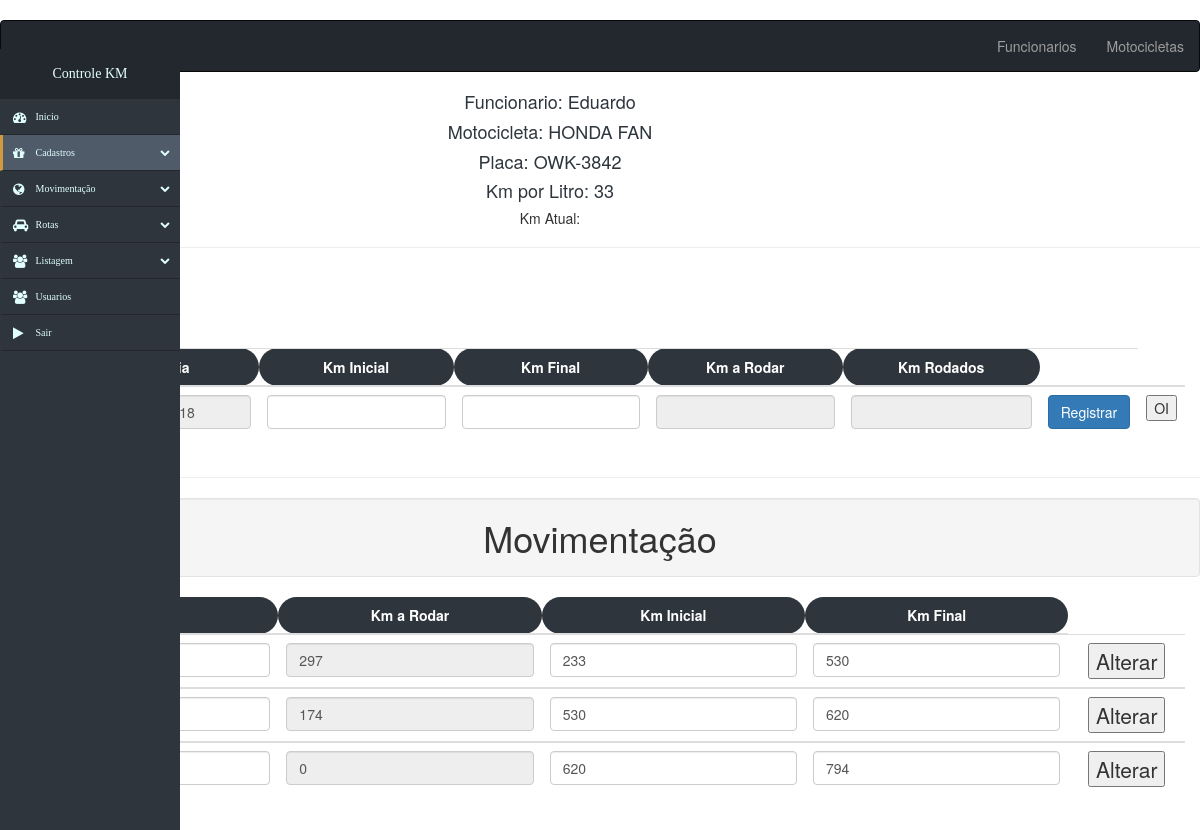
/servicos&id=2, run on the app's committed database.
### tables this page shows
CREATE TABLE `tblfuncionario` (
  `id` int(11) NOT NULL,
  `nome` varchar(20) NOT NULL,
  `cpf` varchar(14) DEFAULT NULL,
  `telefone` varchar(10) DEFAULT NULL,
  `idmoto` int(11) DEFAULT NULL
);

CREATE TABLE `tblmoto` (
  `id` int(11) NOT NULL,
  `modelo` varchar(30) DEFAULT NULL,
  `ano` varchar(4) DEFAULT NULL,
  `cilindrada` varchar(3) DEFAULT NULL,
  `placa` varchar(8) DEFAULT NULL,
  `km_x_litro` tinyint(4) DEFAULT NULL,
  `kmatual` int(11) DEFAULT NULL
);

CREATE TABLE `tblkmrodado` (
  `idkm` int(11) NOT NULL,
  `idfuncionario` int(11) DEFAULT NULL,
  `idvale` int(11) DEFAULT NULL,
  `Kminicial` int(11) DEFAULT NULL,
  `Kmfinal` int(11) DEFAULT NULL,
  `KmaRodar` int(11) DEFAULT NULL,
  `KmRodados` int(11) DEFAULT NULL,
  `data` date DEFAULT NULL
);

### core/controller.php (called while the page is built, shortened)
<?php
class controller{
	public function loadTemplate($viewName, $viewData = array()){
		require 'views/template.php';
	}
	public function loadViewInTemplate($viewName, $viewData = array()){
		extract($viewData);
		require 'views/'.$viewName.'.php';
	}
}
?>

### controllers/servicosController.php (called while the page is built)
<?php
class servicosController extends controller
{
	public function index(){
		$id = $_GET['id'];
		$funcionarioObj = new Funcionarios();
		$funcionario = $funcionarioObj->GetFunc_Servico($id);
		$dados['funcionario'] = $funcionario;
		$servicosObj = new Servicos();
		$dados['servicos'] = $servicosObj->mostrarDados($id);
		$this->loadTemplate('servicos',$dados);
	}
}
 ?>

### core/Core.php (called while the page is built, shortened)
<?php
class Core
{
	public function run(){
		$url = '/';
		if (isset($_GET['url'])) {
			$url .= $_GET['url'];
		}
		$params = array();
		if (!empty($url) && $url != '/') {
			$url = explode('/',$url);
			array_shift($url);
			array_shift($url);
			if(isset($url[0]) && $url[0] && !empty($url[0])){
			$currentAction = $url[0];
			array_shift($url);
			}
			else
			{
				$currentAction ='index';
			}
		}
		else
		{
			$currentController = 'homeController';
			$currentAction = 'index';
		}
		$c = new $currentController();
		call_user_func_array(array($c,$currentAction), $params);
	}
}
 ?>

### index.php (called while the page is built, shortened)
<?php
$core = new Core();
$core->run();
?>

### core/model.php (called while the page is built, shortened)
<?php
class model {
	public function __construct(){
		global $db;
		$this->db = $db;
	}
}
 ?>

### models/Funcionarios.php (called while the page is built, shortened)
<?php
 class Funcionarios extends model
 {
	public function GetFunc_Servico($id){
		$sql = $this->db->query("SELECT funcionario.nome, moto.modelo, moto.placa, moto.km_x_litro, moto.kmatual FROM tblfuncionario as funcionario INNER JOIN tblmoto as moto ON funcionario.idmoto = moto.id WHERE funcionario.id = $id");
		$array = $sql->fetchAll();
		return $array;
	}
 }
 ?>

### models/Servicos.php (called while the page is built, shortened)
<?php
class Servicos extends model
{
	public function mostrarDados($id){
		$sql = $this->db->query("SELECT * FROM tblkmrodado WHERE idfuncionario = $id");
		$array = $sql->fetchAll();
		return $array;
	}
}
 ?>

### views/servicos.php (the view, shortened to what this page needs)
<?php foreach ($funcionario as $func) {
} ?>
<div class="informacoes">
<h4 class="">Funcionario:  <?php echo $func['nome'];?></h4>
<h4>Motocicleta: <?= $func['modelo']; ?></h4>
<h4>Placa: <?= $func['placa']; ?></h4>
<h4>Km por Litro: <?= $func['km_x_litro']; ?></h4>
<h5>Km Atual: <?=$func['kmatual']; ?></h5>
</div>
<hr>
<form class="descer" method="POST">
<div class="form-group">
	<div class="container">
		<div class="row">
			<table class="table">
				<div>
					<th>Abastecer</th>
				<th class="alinhamento">Dia</th>
				<th class="alinhamento">Km Inicial</th>
				<th class="alinhamento">Km Final</th>
				<th class="alinhamento">Km a Rodar</th>
				<th class="alinhamento">Km Rodados</th>
				<td></td>
			</div>
				<tbody>
					<td> <a href="" data-toggle="modal" data-target="#myModal"> <img class="imagem" src="<?=BASE_URL?>/assets/images/gasolina.jpg"></a></td>
					<td><input id="disabledTextInput" class="form-control" type="date" name="dia" value="<?= date("Y-m-d") ?>" disabled></td>
					<td><input class="form-control" id="kmi" type="text" name="km-inicial"></td>
					<td><input class="form-control" id="kmf" type="text" name="km-final"></td>
					<td><input class="form-control" id="tes" type="text" name="km-a-rodar" disabled="" value="<?php   ?>"></td>
					<td><input class="form-control" id="kmr" type="text" name="km-rodado" disabled="" value="<?php   ?>"></td>
					<td><button type="" class="btn btn-primary" onclick='pegarkm()'>Registrar</button></td>
					<td><button>OI</button></td>
				</tbody>
			</table>
		</div>
	</div>
</div>
</form>
<hr>
<h1 class="teste-ul well well-lm">Movimentação</h1>
<div class="form-group">
	<div class="container">
<div class="row">
<table class="table">
				<thead>
				<th class="alinhamento">Dia</th>
				<th class="alinhamento">Km a Rodar</th>
				<th class="alinhamento">Km Inicial</th>
				<th class="alinhamento">Km Final</th>
				</thead>
				<?php foreach ($servicos as $servico) {
					 ?>
				<tbody style="text-align: center; background-color: white; font-size: 21px;">
						<td><input class="form-control sm" type="text" name="" value="<?= date("d/m/Y", strtotime($servico['data']))?>">	</td>
						<td> <input class="form-control" type="" name="" value="<?= $servico['KmaRodar']	 ?>	" disabled> </td>
						<td><input class="form-control" type="" name="" value="<?= $servico['Kminicial']	 ?>"> 	</td>
						<td><input class="form-control" type="" name="" value="<?= $servico['Kmfinal']	 ?>"> 	</td>
						<td><button type="btn btn-danger" onclick="pegarkm()"> Alterar </button></td>
			</tbody>
			<?php 	} ?>
			</div>

### assets/css/estilo.css (style rules this page uses)
body { margin: 0px; padding: 0px; }
.teste-ul { text-align: center }
.alinhamento { text-align: center; background-color: #2e353d; border-radius: 50px; color: white; }
.descer { padding-top: 80px; }
.informacoes { text-align: center; padding-right: 100px; }
.informacoes h4 { color: #2e353d; }

### data on the page
tblfuncionario: nome "Eduardo", idmoto.modelo "HONDA FAN", idmoto.placa "OWK-3842", idmoto.km_x_litro "33"
tblkmrodado: KmaRodar "297", Kminicial "233", Kmfinal "530"
tblkmrodado: KmaRodar "174", Kminicial "530", Kmfinal "620"
tblkmrodado: KmaRodar "0", Kminicial "620", Kmfinal "794"
